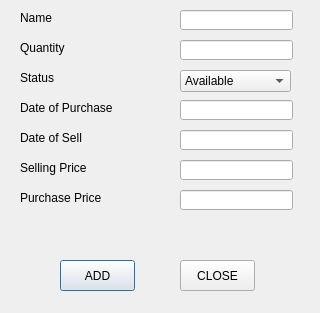
<?xml version="1.0" encoding="UTF-8"?>
<ui version="4.0">
 <class>AddItem</class>
 <widget class="QDialog" name="AddItem">
  <property name="windowModality">
   <enum>Qt::WindowModal</enum>
  </property>
  <property name="geometry">
   <rect>
    <x>0</x>
    <y>0</y>
    <width>320</width>
    <height>313</height>
   </rect>
  </property>
  <property name="windowTitle">
   <string>Add an Item</string>
  </property>
  <property name="inputMethodHints">
   <set>Qt::ImhExclusiveInputMask</set>
  </property>
  <widget class="QPushButton" name="btnAdd">
   <property name="geometry">
    <rect>
     <x>60</x>
     <y>260</y>
     <width>75</width>
     <height>31</height>
    </rect>
   </property>
   <property name="font">
    <font>
     <pointsize>9</pointsize>
    </font>
   </property>
   <property name="text">
    <string>ADD</string>
   </property>
  </widget>
  <widget class="QLabel" name="label">
   <property name="geometry">
    <rect>
     <x>20</x>
     <y>10</y>
     <width>121</width>
     <height>16</height>
    </rect>
   </property>
   <property name="font">
    <font>
     <pointsize>9</pointsize>
    </font>
   </property>
   <property name="text">
    <string>Name</string>
   </property>
  </widget>
  <widget class="QLineEdit" name="txtName">
   <property name="geometry">
    <rect>
     <x>180</x>
     <y>10</y>
     <width>113</width>
     <height>20</height>
    </rect>
   </property>
   <property name="font">
    <font>
     <pointsize>9</pointsize>
    </font>
   </property>
  </widget>
  <widget class="QLineEdit" name="txtQuantity">
   <property name="geometry">
    <rect>
     <x>180</x>
     <y>40</y>
     <width>113</width>
     <height>20</height>
    </rect>
   </property>
   <property name="font">
    <font>
     <pointsize>9</pointsize>
    </font>
   </property>
  </widget>
  <widget class="QLabel" name="label_2">
   <property name="geometry">
    <rect>
     <x>20</x>
     <y>40</y>
     <width>121</width>
     <height>16</height>
    </rect>
   </property>
   <property name="font">
    <font>
     <pointsize>9</pointsize>
    </font>
   </property>
   <property name="text">
    <string>Quantity</string>
   </property>
  </widget>
  <widget class="QLabel" name="label_3">
   <property name="geometry">
    <rect>
     <x>20</x>
     <y>70</y>
     <width>121</width>
     <height>16</height>
    </rect>
   </property>
   <property name="font">
    <font>
     <pointsize>9</pointsize>
    </font>
   </property>
   <property name="text">
    <string>Status</string>
   </property>
  </widget>
  <widget class="QLineEdit" name="txtDOP">
   <property name="geometry">
    <rect>
     <x>180</x>
     <y>100</y>
     <width>113</width>
     <height>20</height>
    </rect>
   </property>
   <property name="font">
    <font>
     <pointsize>9</pointsize>
    </font>
   </property>
  </widget>
  <widget class="QLabel" name="label_4">
   <property name="geometry">
    <rect>
     <x>20</x>
     <y>100</y>
     <width>121</width>
     <height>16</height>
    </rect>
   </property>
   <property name="font">
    <font>
     <pointsize>9</pointsize>
    </font>
   </property>
   <property name="text">
    <string>Date of Purchase</string>
   </property>
  </widget>
  <widget class="QLineEdit" name="txtDOS">
   <property name="geometry">
    <rect>
     <x>180</x>
     <y>130</y>
     <width>113</width>
     <height>20</height>
    </rect>
   </property>
   <property name="font">
    <font>
     <pointsize>9</pointsize>
    </font>
   </property>
  </widget>
  <widget class="QLabel" name="label_5">
   <property name="geometry">
    <rect>
     <x>20</x>
     <y>130</y>
     <width>121</width>
     <height>16</height>
    </rect>
   </property>
   <property name="font">
    <font>
     <pointsize>9</pointsize>
    </font>
   </property>
   <property name="text">
    <string>Date of Sell</string>
   </property>
  </widget>
  <widget class="QLineEdit" name="txtSellingPrice">
   <property name="geometry">
    <rect>
     <x>180</x>
     <y>160</y>
     <width>113</width>
     <height>20</height>
    </rect>
   </property>
   <property name="font">
    <font>
     <pointsize>9</pointsize>
    </font>
   </property>
  </widget>
  <widget class="QLabel" name="label_6">
   <property name="geometry">
    <rect>
     <x>20</x>
     <y>160</y>
     <width>121</width>
     <height>16</height>
    </rect>
   </property>
   <property name="font">
    <font>
     <pointsize>9</pointsize>
    </font>
   </property>
   <property name="text">
    <string>Selling Price</string>
   </property>
  </widget>
  <widget class="QLineEdit" name="txtPurchasePrice">
   <property name="geometry">
    <rect>
     <x>180</x>
     <y>190</y>
     <width>113</width>
     <height>20</height>
    </rect>
   </property>
   <property name="font">
    <font>
     <pointsize>9</pointsize>
    </font>
   </property>
  </widget>
  <widget class="QLabel" name="label_7">
   <property name="geometry">
    <rect>
     <x>20</x>
     <y>190</y>
     <width>121</width>
     <height>16</height>
    </rect>
   </property>
   <property name="font">
    <font>
     <pointsize>9</pointsize>
    </font>
   </property>
   <property name="text">
    <string>Purchase Price</string>
   </property>
  </widget>
  <widget class="QComboBox" name="cmbStatus">
   <property name="geometry">
    <rect>
     <x>180</x>
     <y>70</y>
     <width>111</width>
     <height>22</height>
    </rect>
   </property>
   <item>
    <property name="text">
     <string>Available</string>
    </property>
   </item>
   <item>
    <property name="text">
     <string>Sold</string>
    </property>
   </item>
   <item>
    <property name="text">
     <string>Return</string>
    </property>
   </item>
   <item>
    <property name="text">
     <string>Spoiled</string>
    </property>
   </item>
  </widget>
  <widget class="QLabel" name="lblInfo">
   <property name="geometry">
    <rect>
     <x>100</x>
     <y>240</y>
     <width>141</width>
     <height>16</height>
    </rect>
   </property>
   <property name="text">
    <string/>
   </property>
  </widget>
  <widget class="QPushButton" name="btnAdd_2">
   <property name="geometry">
    <rect>
     <x>180</x>
     <y>260</y>
     <width>75</width>
     <height>31</height>
    </rect>
   </property>
   <property name="font">
    <font>
     <pointsize>9</pointsize>
    </font>
   </property>
   <property name="text">
    <string>CLOSE</string>
   </property>
  </widget>
 </widget>
 <resources/>
 <connections/>
</ui>
